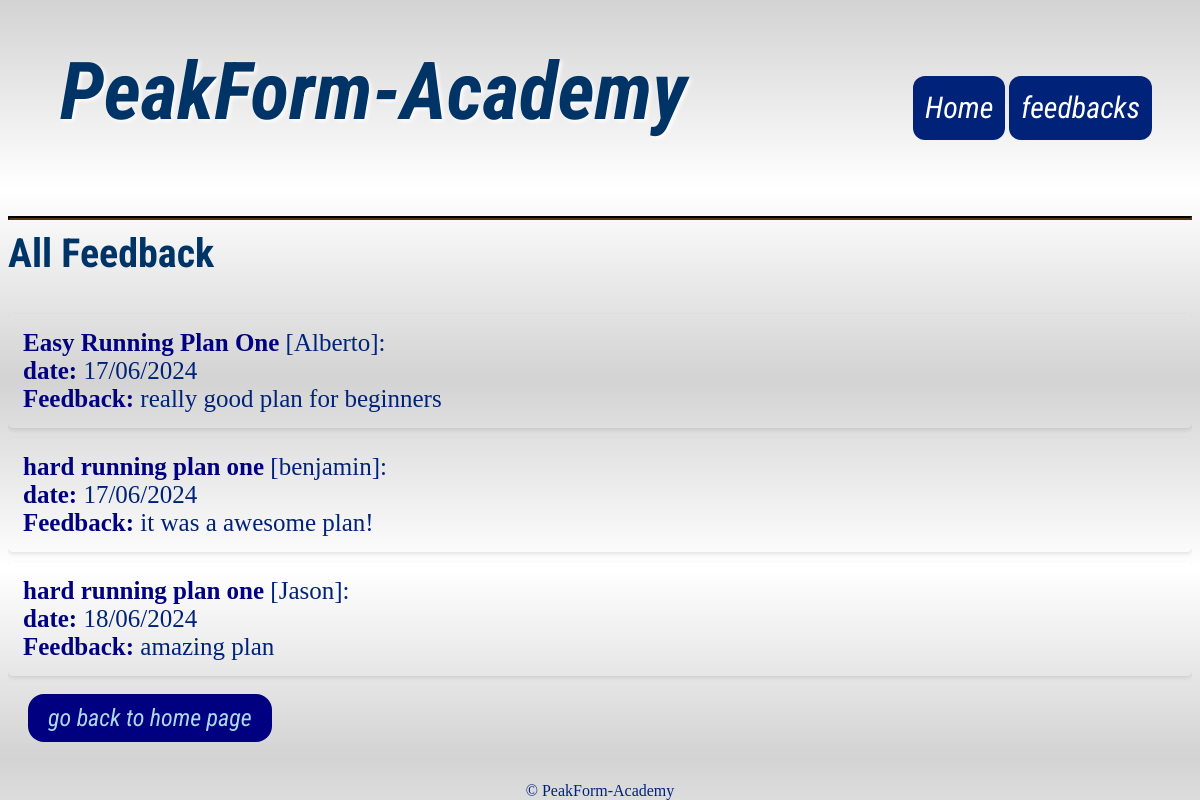
The app's page /DisplayFeedback, older data.
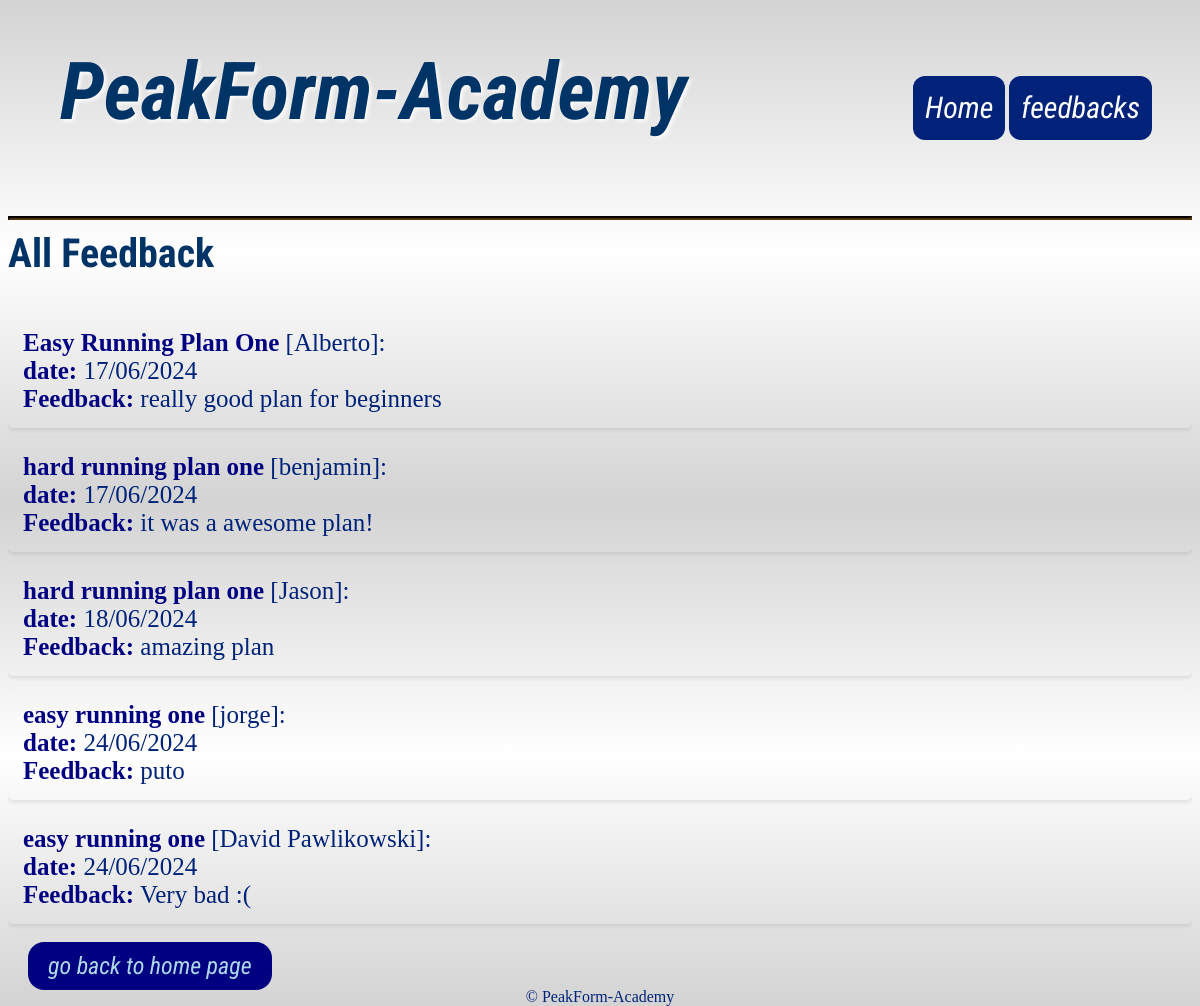
The same page, newer data.
### tables this page shows
CREATE TABLE feedback (
        id INTEGER PRIMARY KEY AUTOINCREMENT,
        username TEXT NOT NULL,
        content TEXT NOT NULL,
        plan TEXT NOT NULL,
        date TIMESTAMP DEFAULT CURRENT_TIMESTAMP
    );

### routes.py (the view)
@app.route('/DisplayFeedback')
def display_feedback():
    conn = sqlite3.connect('PFA.db')
    cursor = conn.cursor()
    cursor.execute('SELECT username, content, date, plan FROM feedback')
    feedbacks = cursor.fetchall()
    conn.close()
    formatted_feedbacks = []
    for feedback in feedbacks:
        username, content, date_str, plan = feedback
        date_str = date_str.split('.')[0]
        formatted_date = datetime.strptime(date_str, '%Y-%m-%d %H:%M:%S').strftime('%d/%m/%Y')
        formatted_feedbacks.append((username, content, formatted_date, plan))
    return render_template('DisplayFeedback.html', feedbacks=formatted_feedbacks)

### templates/DisplayFeedback.html (shortened to what this page needs)
{%extends 'layout.html'%}
{%block content%}
<html lang="en">
<head>
</head>
<body>
    <h1>All Feedback</h1>
    <ul>
        {% for username, content, plan, date in feedbacks %}
            <li>
                <strong>{{ date }}</strong> [{{ username }}]:
                <br><strong>date:</strong> {{ plan }}
                <br><strong>Feedback:</strong> {{ content }}
            </li>
        {% endfor %}
    </ul>
    <a class="button" href="/">go back to home page</a>
</body>
{%endblock%}

### templates/layout.html (shortened to what this page needs)
<!DOCTYPE html>
<html lang="en">
<head>
  <link rel="stylesheet" type="text/css" href="/static/css/style.css">
</head>
<body>
  <header>
    <div class="header">
      <logo>PeakForm-Academy</logo>
      <div class="header-right">
        <a class="button" href="/">Home</a>
        <a href="/DisplayFeedback" class="button">feedbacks</a>
      </div>
    </div>
  </header>
  <hr/>
  <main>
    {% block content %}{% endblock %}
  </main>
  <footer>
  © PeakForm-Academy
  </footer>
</body>
</html>

### static/css/style.css (style rules this page uses)
h1 { font-family: 'Roboto Condensed', sans-serif; font-size: 250%; color: #003366; clear: both; margin-top: 10px; }
html { background: linear-gradient(lightgrey, white ,lightgrey,white, lightgrey); color: #002379; }
ul { list-style-type: none; margin: 0; padding: 0; overflow: hidden; position: -webkit-sticky; position: sticky; top: 0; }
.button { background-color: navy; border: none; color: #ADD8E6; padding: 10px 20px; text-align: center; text-decoration: none; display: inline-block; margin: 8px 4px; cursor: pointer; border-radius: 16px; font-family: 'Roboto Condensed', sans-serif; font-style: italic; font-size: 150%; margin-right: 20px; margin-left: 20px; }
a { text-decoration: none; color: #F8F4E1; font-size: 140%; }
.header { overflow: hidden; padding: 60px 40px; border-radius: 12px; color: #002379; }
.header logo { float: left; color: #003366; text-align: center; padding: 12px; text-decoration: none; font-size: 80px; line-height: 25px; border-radius: 4px; font-family: 'Roboto Condensed', sans-serif; font-weight: bold; font-style: italic; text-shadow: 2px 2px 4px white; }
.header a { background-color: #002379; float: left; color: white; text-align: center; padding: 12px; text-decoration: none; font-size: 30px; line-height: 40px; border-radius: 12px; font-family: 'Roboto Condensed', sans-serif; font-style: italic; margin-left: 4px; margin-right: 0; }
.header-right { float: right; }
hr { display: block; border-width: 2px; border-color: #543310; }
footer { display: block; text-align: center; position: fixed; bottom: 0; left: 0; right: 0; }
footer { color: #002379; }
li strong { color: #ff6600; }
li { margin: 10px 0; padding: 15px; border-radius: 5px; box-shadow: 0 2px 4px rgba(0, 0, 0, 0.1); text-align: left; font-size: 25PX; }
li strong { color: navy; }

Row changes from the older to the newer data that the page shows:
added feedback: plan "easy running one", username "jorge", date "24/06/2024", content "puto"
added feedback: plan "easy running one", username "David Pawlikowski", date "24/06/2024", content "Very bad :("
